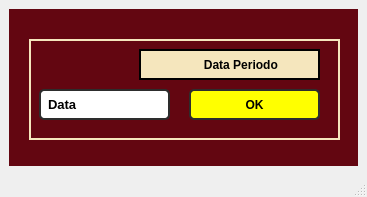
<?xml version="1.0" encoding="UTF-8"?>
<ui version="4.0">
 <class>MainWindow</class>
 <widget class="QMainWindow" name="MainWindow">
  <property name="geometry">
   <rect>
    <x>0</x>
    <y>0</y>
    <width>367</width>
    <height>197</height>
   </rect>
  </property>
  <property name="minimumSize">
   <size>
    <width>367</width>
    <height>197</height>
   </size>
  </property>
  <property name="maximumSize">
   <size>
    <width>367</width>
    <height>197</height>
   </size>
  </property>
  <property name="windowTitle">
   <string>Lançamento Mensal</string>
  </property>
  <widget class="QWidget" name="centralwidget">
   <layout class="QHBoxLayout" name="horizontalLayout">
    <item>
     <widget class="QFrame" name="frame">
      <property name="styleSheet">
       <string notr="true">background-color: rgb(99, 6, 17);</string>
      </property>
      <property name="frameShape">
       <enum>QFrame::NoFrame</enum>
      </property>
      <property name="frameShadow">
       <enum>QFrame::Raised</enum>
      </property>
      <widget class="QFrame" name="frame_2">
       <property name="geometry">
        <rect>
         <x>20</x>
         <y>30</y>
         <width>311</width>
         <height>101</height>
        </rect>
       </property>
       <property name="styleSheet">
        <string notr="true">border: 2px solid rgb(245, 230, 189);</string>
       </property>
       <property name="frameShape">
        <enum>QFrame::StyledPanel</enum>
       </property>
       <property name="frameShadow">
        <enum>QFrame::Raised</enum>
       </property>
       <widget class="QLineEdit" name="data_mensal">
        <property name="geometry">
         <rect>
          <x>10</x>
          <y>50</y>
          <width>131</width>
          <height>31</height>
         </rect>
        </property>
        <property name="font">
         <font>
          <pointsize>10</pointsize>
          <weight>75</weight>
          <bold>true</bold>
          <kerning>true</kerning>
         </font>
        </property>
        <property name="styleSheet">
         <string notr="true">QLineEdit{
	border: 2px solid rgb(45, 45, 45);
 	border-radius: 5px;
    padding: 5px;
     color: rgb(255,275,275);
	background-color: rgb(255, 255, 255);
}
QLineEdit:hover{
	border: 2px solid rgb(55, 55, 55);
    color: rgb(0,0,0);
}
QLineEdit:focus{
	border: 2px solid rgb(255, 207, 0);
     color: rgb(0, 0, 0);
}</string>
        </property>
        <property name="text">
         <string/>
        </property>
        <property name="placeholderText">
         <string>Data</string>
        </property>
       </widget>
       <widget class="QPushButton" name="ok_mensal">
        <property name="geometry">
         <rect>
          <x>160</x>
          <y>50</y>
          <width>131</width>
          <height>31</height>
         </rect>
        </property>
        <property name="font">
         <font>
          <weight>75</weight>
          <bold>true</bold>
         </font>
        </property>
        <property name="styleSheet">
         <string notr="true">QPushButton{
	border: 2px solid rgb(45, 45, 45);
 	border-radius: 5px;
    padding: 5px;
     color: rgb(255,275,275);
	background-color: rgb(255, 255, 255);
	
	
	background-color: rgb(255, 255, 0);
}
QPushButton:hover{
	border: 2px solid rgb(55, 55, 55);
    color: rgb(0,0,0);
}
QPushButton:focus{
	border: 2px solid rgb(255, 207, 0);
     color: rgb(0, 0, 0);
}</string>
        </property>
        <property name="text">
         <string>OK</string>
        </property>
       </widget>
       <widget class="QLabel" name="label_18">
        <property name="geometry">
         <rect>
          <x>110</x>
          <y>10</y>
          <width>181</width>
          <height>31</height>
         </rect>
        </property>
        <property name="font">
         <font>
          <weight>75</weight>
          <bold>true</bold>
         </font>
        </property>
        <property name="styleSheet">
         <string notr="true">QLabel{
border: 2px solid rgb(245, 230, 189);
background-color: rgb(245, 230, 189);
border: 2px solid rgb(255, 275, 275);
border-radius: 0px;
}</string>
        </property>
        <property name="text">
         <string>                  Data Periodo</string>
        </property>
       </widget>
      </widget>
     </widget>
    </item>
   </layout>
  </widget>
  <widget class="QMenuBar" name="menubar">
   <property name="geometry">
    <rect>
     <x>0</x>
     <y>0</y>
     <width>367</width>
     <height>21</height>
    </rect>
   </property>
  </widget>
  <widget class="QStatusBar" name="statusbar"/>
 </widget>
 <resources/>
 <connections/>
</ui>
